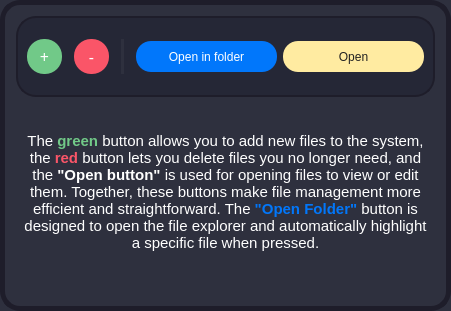
               <widget class="QFrame" name="frame_30">
                <property name="minimumSize">
                 <size>
                  <width>451</width>
                  <height>311</height>
                 </size>
                </property>
                <property name="styleSheet">
                 <string notr="true">background-color: rgb(46, 48, 62);
border-radius: 20px;
border: 5px solid rgb(30, 29, 42);</string>
                </property>
                <property name="frameShape">
                 <enum>QFrame::StyledPanel</enum>
                </property>
                <property name="frameShadow">
                 <enum>QFrame::Raised</enum>
                </property>
                <layout class="QGridLayout" name="gridLayout_26">
                 <item row="0" column="0">
                  <widget class="QFrame" name="frame_31">
                   <property name="sizePolicy">
                    <sizepolicy hsizetype="MinimumExpanding" vsizetype="Fixed">
                     <horstretch>0</horstretch>
                     <verstretch>0</verstretch>
                    </sizepolicy>
                   </property>
                   <property name="minimumSize">
                    <size>
                     <width>301</width>
                     <height>81</height>
                    </size>
                   </property>
                   <property name="maximumSize">
                    <size>
                     <width>16777215</width>
                     <height>16777215</height>
                    </size>
                   </property>
                   <property name="styleSheet">
                    <string notr="true">background-color: rgb(37, 39, 54);
border-radius: 20px;
border: 2px solid  rgb(30, 29, 42);</string>
                   </property>
                   <property name="frameShape">
                    <enum>QFrame::StyledPanel</enum>
                   </property>
                   <property name="frameShadow">
                    <enum>QFrame::Raised</enum>
                   </property>
                   <layout class="QGridLayout" name="gridLayout_22">
                    <item row="0" column="0">
                     <widget class="QPushButton" name="fm_add_btn_2">
                      <property name="sizePolicy">
                       <sizepolicy hsizetype="Fixed" vsizetype="Fixed">
                        <horstretch>0</horstretch>
                        <verstretch>0</verstretch>
                       </sizepolicy>
                      </property>
                      <property name="minimumSize">
                       <size>
                        <width>35</width>
                        <height>35</height>
                       </size>
                      </property>
                      <property name="font">
                       <font>
                        <family>Arial Black</family>
                        <pointsize>12</pointsize>
                       </font>
                      </property>
                      <property name="styleSheet">
                       <string notr="true">QPushButton {
background-color: rgb(113, 201, 136);
color: rgb(255, 255, 255);
border-radius: 17px;
border: none;
}

QPushButton:hover {
background-color: rgb(127, 227, 152);
}

QPushButton:pressed {
background-color: rgb(75, 180, 96);
}</string>
                      </property>
                      <property name="text">
                       <string>+</string>
                      </property>
                     </widget>
                    </item>
                    <item row="0" column="1">
                     <spacer name="horizontalSpacer_6">
                      <property name="orientation">
                       <enum>Qt::Horizontal</enum>
                      </property>
                      <property name="sizeType">
                       <enum>QSizePolicy::Fixed</enum>
                      </property>
                      <property name="sizeHint" stdset="0">
                       <size>
                        <width>6</width>
                        <height>20</height>
                       </size>
                      </property>
                     </spacer>
                    </item>
                    <item row="0" column="2">
                     <widget class="QPushButton" name="fm_del_btn_2">
                      <property name="sizePolicy">
                       <sizepolicy hsizetype="Fixed" vsizetype="Fixed">
                        <horstretch>0</horstretch>
                        <verstretch>0</verstretch>
                       </sizepolicy>
                      </property>
                      <property name="minimumSize">
                       <size>
                        <width>35</width>
                        <height>35</height>
                       </size>
                      </property>
                      <property name="font">
                       <font>
                        <family>Arial Black</family>
                        <pointsize>12</pointsize>
                       </font>
                      </property>
                      <property name="styleSheet">
                       <string notr="true">QPushButton {
background-color: rgb(250, 85, 104);
color: rgb(255, 255, 255);
border-radius: 17px;
border: none;
}

QPushButton:hover {
background-color: rgb(250, 121, 136);
}

QPushButton:pressed {
background-color: rgb(250, 66, 88);
}</string>
                      </property>
                      <property name="text">
                       <string>-</string>
                      </property>
                     </widget>
                    </item>
                    <item row="0" column="3">
                     <spacer name="horizontalSpacer_40">
                      <property name="orientation">
                       <enum>Qt::Horizontal</enum>
                      </property>
                      <property name="sizeType">
                       <enum>QSizePolicy::Fixed</enum>
                      </property>
                      <property name="sizeHint" stdset="0">
                       <size>
                        <width>6</width>
                        <height>20</height>
                       </size>
                      </property>
                     </spacer>
                    </item>
                    <item row="0" column="4">
                     <widget class="Line" name="line_9">
                      <property name="styleSheet">
                       <string notr="true">border-color: rgb(46, 48, 62);</string>
                      </property>
                      <property name="orientation">
                       <enum>Qt::Vertical</enum>
                      </property>
                     </widget>
                    </item>
                    <item row="0" column="5">
                     <spacer name="horizontalSpacer_41">
                      <property name="orientation">
                       <enum>Qt::Horizontal</enum>
                      </property>
                      <property name="sizeType">
                       <enum>QSizePolicy::Fixed</enum>
                      </property>
                      <property name="sizeHint" stdset="0">
                       <size>
                        <width>6</width>
                        <height>20</height>
                       </size>
                      </property>
                     </spacer>
                    </item>
                    <item row="0" column="6">
                     <widget class="QPushButton" name="fm_openfolder_btn_2">
                      <property name="sizePolicy">
                       <sizepolicy hsizetype="Expanding" vsizetype="Fixed">
                        <horstretch>0</horstretch>
                        <verstretch>0</verstretch>
                       </sizepolicy>
                      </property>
                      <property name="minimumSize">
                       <size>
                        <width>120</width>
                        <height>31</height>
                       </size>
                      </property>
                      <property name="styleSheet">
                       <string notr="true">QPushButton {
background-color: rgb(1, 119, 251);
color: rgb(255, 255, 255);
border-radius: 15px;
border: none;
font: 87 8pt &quot;Arial Black&quot;;
}

QPushButton:hover {
background-color: rgb(44, 146, 255);
}

QPushButton:pressed {
background-color: rgb(255, 255, 255);
color: rgb(1, 119, 251);
}</string>
                      </property>
                      <property name="text">
                       <string>Open in folder</string>
                      </property>
                     </widget>
                    </item>
                    <item row="0" column="7">
                     <widget class="QPushButton" name="fm_open_btn_2">
                      <property name="sizePolicy">
                       <sizepolicy hsizetype="Expanding" vsizetype="Fixed">
                        <horstretch>0</horstretch>
                        <verstretch>0</verstretch>
                       </sizepolicy>
                      </property>
                      <property name="minimumSize">
                       <size>
                        <width>80</width>
                        <height>31</height>
                       </size>
                      </property>
                      <property name="styleSheet">
                       <string notr="true">QPushButton {
background-color:#FFEBA1;
color: rgb(34, 34, 34);
border-radius: 15px;
border: none;
font: 87 8pt &quot;Arial Black&quot;;
}

QPushButton:hover {
background-color: rgb(255, 255, 255);
border-radius: 15px;
}

QPushButton:pressed {
background-color: rgb(251, 255, 121);
color: rgb(0, 0, 0);
}</string>
                      </property>
                      <property name="text">
                       <string>Open</string>
                      </property>
                     </widget>
                    </item>
                   </layout>
                  </widget>
                 </item>
                 <item row="1" column="0">
                  <widget class="QTextBrowser" name="textBrowser">
                   <property name="minimumSize">
                    <size>
                     <width>401</width>
                     <height>48</height>
                    </size>
                   </property>
                   <property name="styleSheet">
                    <string notr="true">border: none;</string>
                   </property>
                   <property name="html">
                    <string>&lt;!DOCTYPE HTML PUBLIC &quot;-//W3C//DTD HTML 4.0//EN&quot; &quot;http://www.w3.org/TR/REC-html40/strict.dtd&quot;&gt;
&lt;html&gt;&lt;head&gt;&lt;meta name=&quot;qrichtext&quot; content=&quot;1&quot; /&gt;&lt;style type=&quot;text/css&quot;&gt;
p, li { white-space: pre-wrap; }
&lt;/style&gt;&lt;/head&gt;&lt;body style=&quot; font-family:'MS Shell Dlg 2'; font-size:8.25pt; font-weight:400; font-style:normal;&quot;&gt;
&lt;p align=&quot;center&quot; style=&quot;-qt-paragraph-type:empty; margin-top:12px; margin-bottom:12px; margin-left:0px; margin-right:0px; -qt-block-indent:0; text-indent:0px;&quot;&gt;&lt;br /&gt;&lt;/p&gt;
&lt;p align=&quot;center&quot; style=&quot; margin-top:12px; margin-bottom:12px; margin-left:0px; margin-right:0px; -qt-block-indent:0; text-indent:0px;&quot;&gt;&lt;span style=&quot; font-family:'Courier New'; font-size:11pt; color:#ffffff;&quot;&gt;The &lt;/span&gt;&lt;span style=&quot; font-family:'Courier New'; font-size:11pt; font-weight:600; color:#71c988;&quot;&gt;green&lt;/span&gt;&lt;span style=&quot; font-family:'Courier New'; font-size:11pt; color:#ffffff;&quot;&gt; button allows you to add new files to the system, the &lt;/span&gt;&lt;span style=&quot; font-family:'Courier New'; font-size:11pt; font-weight:600; color:#fa5568;&quot;&gt;red&lt;/span&gt;&lt;span style=&quot; font-family:'Courier New'; font-size:11pt; color:#ffffff;&quot;&gt; button lets you delete files you no longer need, and the &lt;/span&gt;&lt;span style=&quot; font-family:'Courier New'; font-size:11pt; font-weight:600; color:#ffffff;&quot;&gt;&amp;quot;Open button&amp;quot;&lt;/span&gt;&lt;span style=&quot; font-family:'Courier New'; font-size:11pt; color:#ffffff;&quot;&gt; is used for opening files to view or edit them. Together, these buttons make file management more efficient and straightforward. The &lt;/span&gt;&lt;span style=&quot; font-family:'Courier New'; font-size:11pt; font-weight:600; color:#0177fb;&quot;&gt;&amp;quot;Open Folder&amp;quot;&lt;/span&gt;&lt;span style=&quot; font-family:'Courier New'; font-size:11pt; color:#ffffff;&quot;&gt; button is designed to open the file explorer and automatically highlight a specific file when pressed.&lt;/span&gt;&lt;/p&gt;&lt;/body&gt;&lt;/html&gt;</string>
                   </property>
                  </widget>
                 </item>
                </layout>
               </widget>
